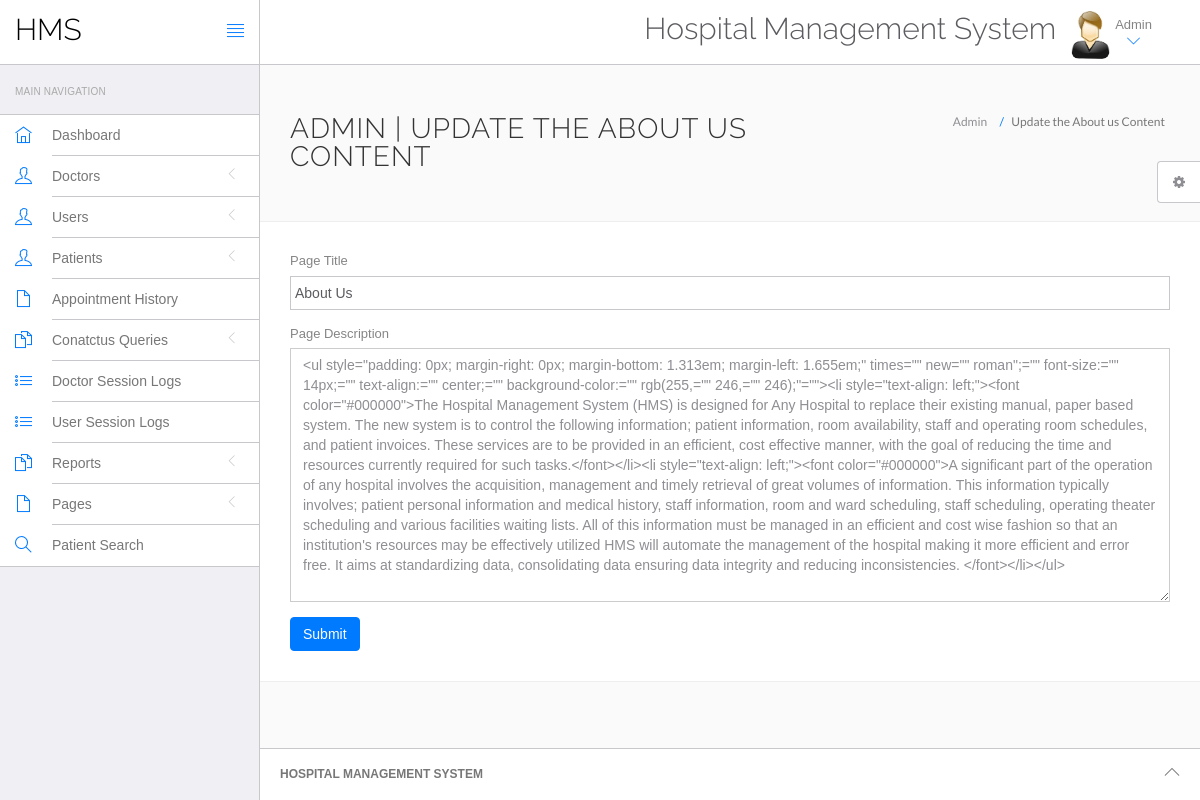
Page /hospital/hms/admin/about-us.php (signed in) on the earlier database version.
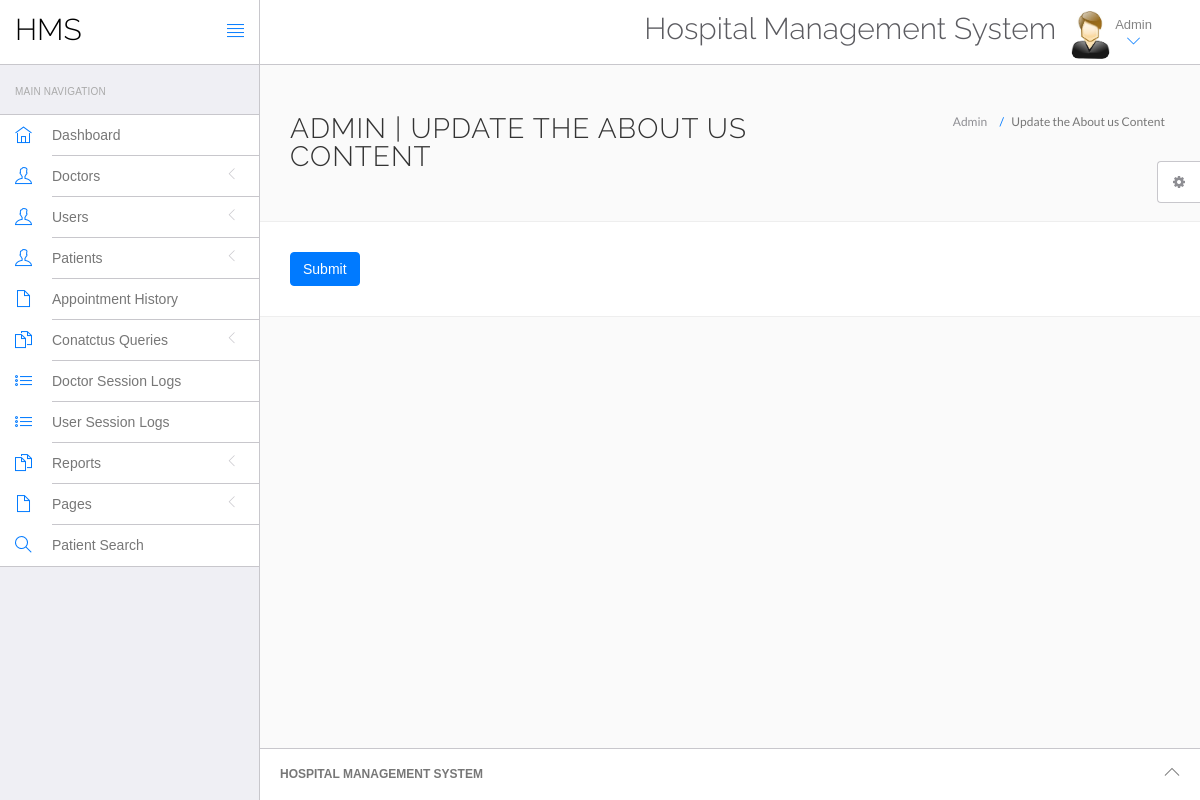
Same page on the later database version.
### tables this page shows
CREATE TABLE `tblpage` (
  `ID` int(10) NOT NULL,
  `PageType` varchar(200) DEFAULT NULL,
  `PageTitle` varchar(200) DEFAULT NULL,
  `PageDescription` mediumtext DEFAULT NULL,
  `Email` varchar(120) DEFAULT NULL,
  `MobileNumber` bigint(10) DEFAULT NULL,
  `UpdationDate` timestamp NULL DEFAULT current_timestamp(),
  `OpenningTime` varchar(255) DEFAULT NULL
);

### hospital/hms/admin/about-us.php (the view, shortened to what this page needs)
<?php
include('include/config.php');
if(strlen($_SESSION['id']==0)) {
 header('location:logout.php');
  } else{
?>
<!DOCTYPE html>
<html lang="en">
	<head>
		<link rel="stylesheet" href="vendor/bootstrap/css/bootstrap.min.css">
		<link rel="stylesheet" href="vendor/fontawesome/css/font-awesome.min.css">
		<link rel="stylesheet" href="vendor/themify-icons/themify-icons.min.css">
		<link href="vendor/animate.css/animate.min.css" rel="stylesheet" media="screen">
		<link href="vendor/perfect-scrollbar/perfect-scrollbar.min.css" rel="stylesheet" media="screen">
		<link href="vendor/switchery/switchery.min.css" rel="stylesheet" media="screen">
		<link href="vendor/bootstrap-touchspin/jquery.bootstrap-touchspin.min.css" rel="stylesheet" media="screen">
		<link href="vendor/select2/select2.min.css" rel="stylesheet" media="screen">
		<link href="vendor/bootstrap-datepicker/bootstrap-datepicker3.standalone.min.css" rel="stylesheet" media="screen">
		<link href="vendor/bootstrap-timepicker/bootstrap-timepicker.min.css" rel="stylesheet" media="screen">
		<link rel="stylesheet" href="assets/css/styles.css">
		<link rel="stylesheet" href="assets/css/plugins.css">
		<link rel="stylesheet" href="assets/css/themes/theme-1.css" id="skin_color" />
	</head>
	<body>
		<div id="app">
<?php include('include/sidebar.php');?>
			<div class="app-content">
					<?php include('include/header.php');?>
				<div class="main-content" >
					<div class="wrap-content container" id="container">
						<section id="page-title">
							<div class="row">
								<div class="col-sm-8">
									<h1 class="mainTitle">Admin  | Update the About us Content</h1>
																	</div>
								<ol class="breadcrumb">
									<li>
										<span>Admin </span>
									</li>
									<li class="active">
										<span>Update the About us Content</span>
									</li>
								</ol>
							</div>
						</section>
						<div class="container-fluid container-fullw bg-white">
									<div class="row">
								<div class="col-md-12">
                  <form class="forms-sample" method="post">
                    <?php
$ret=mysqli_query($con,"select * from  tblpage where PageType='aboutus'");
while ($row=mysqli_fetch_array($ret)) {
?>
                    <div class="form-group">
                       <label for="exampleInputUsername1">Page Title</label>
                      <input id="pagetitle" name="pagetitle" type="text" class="form-control" required="true" value="<?php  echo $row['PageTitle'];?>">
                    </div>
                    <div class="form-group">
                      <label for="exampleInputEmail1">Page Description</label>
                      <textarea class="form-control" name="pagedes" id="pagedes" rows="12"><?php  echo $row['PageDescription'];?></textarea>
                    </div>
                    <?php } ?>
                    <button type="submit" class="btn btn-primary mr-2" name="submit">Submit</button>
                  </form>
								</div>
							</div>
								</div>
					</div>
				</div>
			</div>
	<?php include('include/footer.php');?>
	<?php include('include/setting.php');?>
		</div>
	</body>
</html>
<?php } ?>

Differences in the rows shown:
removed tblpage: pagetitle "About Us", pagedes "<ul style=\"padding: 0px; margin-right: 0px; margin-bottom: 1.313em; margin-left: 1.655em;\" times=\"\" new=\"\" roman\";=\"\" font-size:=\"\" 14px;=\"\" text-align:=\"\" center;=\"\" background-color:=\"\" rgb(255,=\"\" 246,=\"\" 246);\"=\"\"><li style=\"text-align: left;\"><font color=\"#000000\">The Hospital Management System (HMS) is designed for Any Hospital to replace their existing manual, paper based system. The new system is to control the following information; patient information, room availability, staff and operating room schedules, and patient invoices. These services are to be provided in an efficient, cost effective manner, with the goal of reducing the time and resources currently required for such…"
